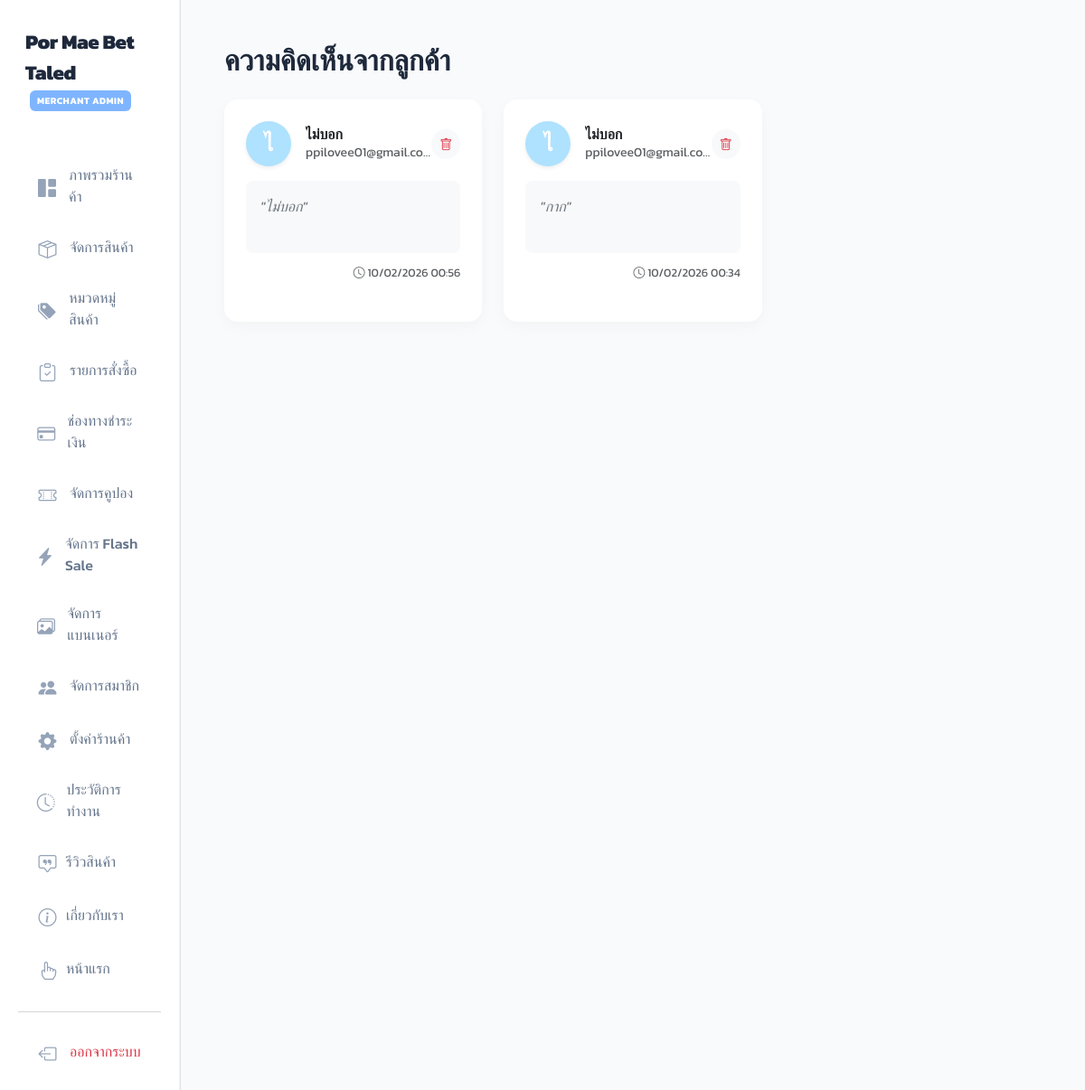
The app's page /admin_feedback.php (signed in) with its own data.
### tables this page shows
CREATE TABLE `feedback` (
  `id` int(11) NOT NULL,
  `user_id` int(11) DEFAULT NULL,
  `message` text DEFAULT NULL,
  `created_at` timestamp NOT NULL DEFAULT current_timestamp()
);

CREATE TABLE `users` (
  `id` int(11) NOT NULL,
  `username` varchar(50) NOT NULL,
  `password` varchar(255) NOT NULL,
  `fullname` varchar(100) DEFAULT NULL,
  `email` varchar(100) NOT NULL,
  `role` enum('admin','user') DEFAULT 'user',
  `created_at` datetime DEFAULT current_timestamp(),
  `reset_token` varchar(255) DEFAULT NULL,
  `reset_expiry` datetime DEFAULT NULL,
  `points` int(11) NOT NULL DEFAULT 0
);

### db.php (called while the page is built, shortened)
<?php
function get_csrf_token() {
    return $_SESSION['csrf_token'] ?? '';
}
?>

### admin_feedback.php (the view, shortened to what this page needs)
<?php
include 'db.php';
?>
<!DOCTYPE html>
<html lang="th">
<head>
    <link href="https://cdn.jsdelivr.net/npm/bootstrap@5.3.0/dist/css/bootstrap.min.css" rel="stylesheet">
    <link rel="stylesheet" href="https://cdn.jsdelivr.net/npm/bootstrap-icons@1.11.1/font/bootstrap-icons.css">
</head>
<body>
<div class="container-fluid">
    <div class="row">
        <div class="col-md-2 p-0 border-end bg-white">
            <div class="collapse d-md-block" id="sidebarMenu">
                <div style="min-height: 100vh;">
                    <?php include 'admin_sidebar.php'; ?>
                </div>
            </div>
        </div>
        <div class="col-md-10 p-4 p-md-5">
            <h2 class="fw-bold mb-4">ความคิดเห็นจากลูกค้า</h2>
            <div class="row g-4">
                <?php
                $sql = "SELECT f.*, u.fullname, u.email FROM feedback f
                        JOIN users u ON f.user_id = u.id
                        ORDER BY f.id DESC";
                $result = mysqli_query($conn, $sql);
                if (mysqli_num_rows($result) > 0):
                    while($row = mysqli_fetch_assoc($result)):
                        $initial = mb_substr($row['fullname'], 0, 1);
                ?>
                <div class="col-12 col-md-6 col-lg-4">
                    <div class="card card-feed p-4 h-100">
                        <div class="d-flex align-items-center mb-3">
                            <div class="user-avatar me-3 shadow-sm"><?= htmlspecialchars($initial) ?></div>
                            <div style="overflow: hidden;">
                                <h6 class="fw-bold m-0 text-truncate"><?= htmlspecialchars($row['fullname']) ?></h6>
                                <small class="text-muted text-truncate d-block"><?= htmlspecialchars($row['email']) ?></small>
                            </div>
                            <a href="?delete=<?= intval($row['id']) ?>&csrf_token=<?= get_csrf_token() ?>" class="btn btn-light text-danger btn-sm rounded-circle ms-auto" onclick="return confirm('ลบข้อความนี้?')">
                                <i class="bi bi-trash"></i>
                            </a>
                        </div>
                        <div class="bg-light p-3 rounded-3 text-secondary mb-2" style="font-style: italic; min-height: 80px;">
                            "<?= htmlspecialchars($row['message']) ?>"
                        </div>
                        <div class="text-end">
                            <small class="text-muted" style="font-size: 0.8rem;">
                                <i class="bi bi-clock"></i>
                                <?= isset($row['created_at']) ? date('d/m/Y H:i', strtotime($row['created_at'])) : '-'; ?>
                            </small>
                        </div>
                    </div>
                </div>
                <?php endwhile; endif; ?>
            </div>
        </div>
    </div>
</div>
</body>
</html>

### style.css (style rules this page uses)
:root { --blue-main: #AEE2FF; --blue-hover: #7FB5FF; --blue-dark: #1d4ed8; --blue-light: #F0F8FF; --slate-dark: #1E293B; --slate-medium: #475569; --slate-light: #F8FAFC; --text-primary: #1E293B; --text-secondary: #64748B; --radius-sm: 8px; --radius-md: 16px; --radius-lg: 24px; --shadow-sm: 0 4px 10px rgba(174, 226, 255, 0.08), 0 2px 4px rgba(174, 226, 255, 0.08); --shadow-md: 0 10px 25px -5px rgba(174, 226, 255, 0.15), 0 8px 10px -6px rgba(174, 226, 255, 0.15); --shadow-lg: 0 20px 40px -10px rgba(127, 181, 255, 0.22); --shadow-hover: 0 25px 50px -12px rgba(127, 181, 255, 0.35); --transition-smooth: all 0.3s cubic-bezier(0.4, 0, 0.2, 1); }
body, button, input, select, textarea, .form-control, .btn, .modal-title, .card-title, h1, h2, h3, h4, h5, h6 { font-family: 'Kanit', 'Outfit', sans-serif !important; }
.bi, [class^="bi-"], [class*=" bi-"] { font-family: bootstrap-icons !important; }
body { color: var(--text-primary); background-color: var(--slate-light); overflow-x: hidden; animation: pageFadeIn 0.25s cubic-bezier(0.16, 1, 0.3, 1) forwards; }
body { transition: background-color 0.3s ease, color 0.3s ease; }

### admin_feedback.php (style rules this page uses)
body { font-family: 'Kanit'; background: #f8f9fa; }
.card-feed { border: none; border-radius: 15px; box-shadow: 0 5px 15px rgba(0,0,0,0.03); transition: 0.3s; background: white; margin-bottom: 20px; }
.user-avatar { width: 50px; height: 50px; background: #AEE2FF; color: white; border-radius: 50%; display: flex; align-items: center; justify-content: center; font-size: 1.5rem; font-weight: bold; flex-shrink: 0; }

### records on screen
feedback: user.fullname "ไ", user.fullname "ไม่บอก", user.email "ppilovee01@gmail.co…", message "ไม่บอก", created_at "10/02/2026 00:56"
feedback: user.fullname "ไ", user.fullname "ไม่บอก", user.email "ppilovee01@gmail.co…", message "กาก", created_at "10/02/2026 00:34"
